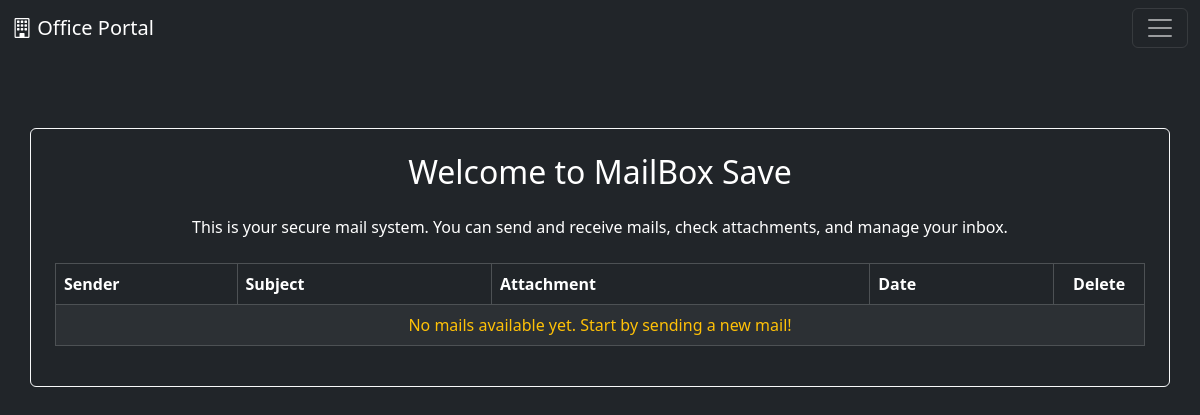
The page /save-mail/ (signed in) on the database as committed earlier.
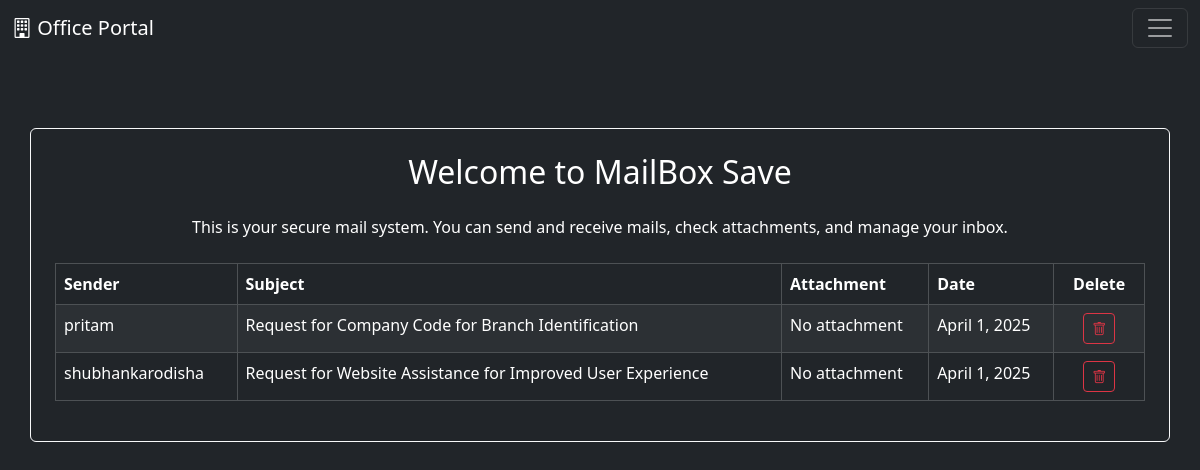
The same page on the database as committed later.
### home/models.py (models this page shows, shortened)
class SaveDatasM(models.Model):
    names = models.ForeignKey(User, on_delete=models.CASCADE)
    savemail_data = models.CharField(max_length=100)
    user_name = models.CharField(max_length=500)
    subject = models.CharField(max_length=1000)
    text = models.CharField(max_length=5000)
    files = models.FileField(upload_to='pdf/', blank=True, null=True)
    text_time = models.DateField(default=timezone.now)

### home/views.py (the view)
# urls.py: path('save-mail/', views.saveMailPageFunction, name='SaveMail'),
def saveMailPageFunction(request):
    mails = SaveDatasM.objects.filter(names = request.user.id)
    context = {
        'mails' : mails,
    }
    return render(request, 'saveMail.html', context)

### templates/saveMail.html (shortened to what this page needs)
{% extends 'base.html' %}
{% block body %}
<div class="container mt-5 border border-light rounded p-4 bg-dark text-white" style="position: relative; top: 10vh;">
    <h2 class="text-center mb-4">Welcome to MailBox Save</h2>
    <p class="text-center text-white">This is your secure mail system. You can send and receive mails, check attachments, and manage your inbox.</p>
    <table class="table table-bordered table-striped table-dark mt-4">
        <thead>
            <tr>
                <th class="col-2">Sender</th>
                <th>Subject</th>
                <th>Attachment</th>
                <th>Date</th>
                <th class="col-1 text-center">Delete</th>
            </tr>
        </thead>
        <tbody>
            {% if mails %}
                {% for mail in mails %}
                    <tr>
                        <td>{{ mail.user_name|truncatechars:20 }}</td>
                        <td><a class="a-none" href="#">{{ mail.subject|truncatechars:60 }}</a></td>
                        <td>
                            {% if mail.files %}
                                <a href="/media/{{ mail.files }}" target="_blank" class="text-warning text-decoration-none">Download PDF</a>
                            {% else %}
                                No attachment
                            {% endif %}
                        </td>
                        <td>{{ mail.text_time }}</td>
                        <td class="text-center">
                            <a href="{% url 'DeleteMessage' mail.savemail_data 2 %}" class="btn btn-sm btn-outline-danger" title="Delete">
                                <i class="bi bi-trash"></i>
                            </a>
                        </td>
                    </tr>
                {% endfor %}
            {% else %}
                <tr>
                    <td colspan="5" class="text-center text-warning">No mails available yet. Start by sending a new mail!</td>
                </tr>
            {% endif %}
        </tbody>
    </table>
</div>
{% endblock %}

Rows that differ between the two databases and show on the page:
added SaveDatasM: user_name "pritam", subject "Request for Company Code for Branch Identification", files "No attachment", text_time "April 1, 2025"
added SaveDatasM: user_name "shubhankarodisha", subject "Request for Website Assistance for Improved User Experience", files "No attachment", text_time "April 1, 2025"
Other text that changed with them:
text no longer shown: "No mails available yet. Start by sending a new mail!"
